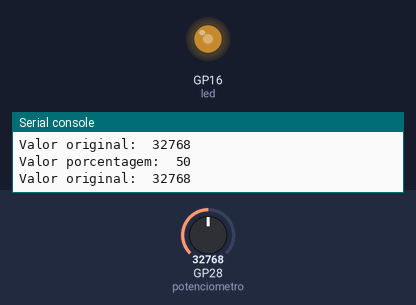
The program below on a simulated Raspberry Pi Pico running MicroPython. Parts: output pins drawn as LEDs (lit = HIGH), the last lines printed to the serial console. The test bench sets the inputs (shaded band); at power-on: GP28 (potenciometro) = 32768 (analog values on the 0–65535 scale).

Above: at 1.2 s.
1.3 s: GP28 (potenciometro) set to 45874
At 2.7 s:
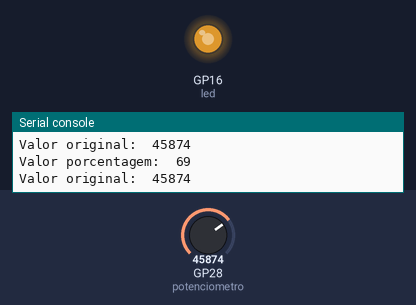
3.6 s: GP28 (potenciometro) set to 57670
At 5.7 s:
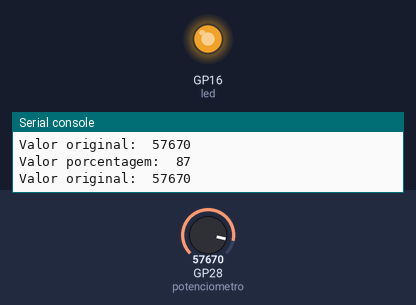
6.0 s: GP28 (potenciometro) set to 7864
At 7.7 s:
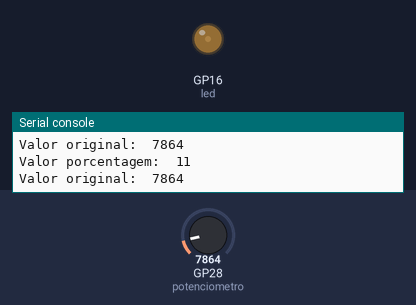
Timing chart, 0 to 9.2 s (numbered marks = the images above; inputs shaded):
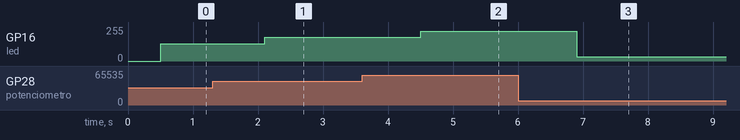

Measured:
- after the input at 1.3 s, GP16 (led): 128/255 → 178/255 after 0.80 s
- after the input at 3.6 s, GP16 (led): 178/255 → 224/255 after 0.90 s
- after the input at 6.0 s, GP16 (led): 224/255 → 31/255 after 0.91 s

The program:

pot_PWM.py
```python
from machine import Pin, ADC, PWM
from utime import sleep

potenciometro = ADC(28)
led = PWM(Pin(16))
led.freq(1000)

led.duty_u16(0)

while True:
    #Variável valor guardado o valor real do potenciometro
    valor = potenciometro.read_u16()
    print("Valor original: ", valor)
    sleep(0.5)

    #Convertendo a leitura ADC para porcentagem %
    porcentagem_valor = int((valor * 100) / 65535)

    print("Valor porcentagem: ", porcentagem_valor)
    led.duty_u16(valor)
    sleep(0.3)
```
